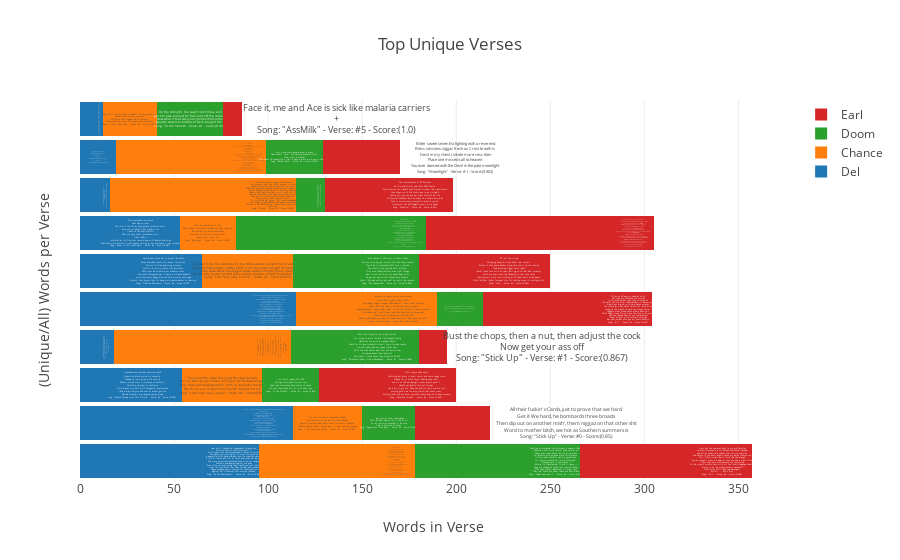

Notebook code cell kept with this figure:
### Code cell
vs = unique_verses_bar(sub_works.values())

### Figure 1 — Plotly figure (JSON) as saved in the notebook; plotly's stock layout.template omitted (floating-point values rounded to 4 significant figures)
{"data": [{"hoverinfo": "text", "name": "Del", "orientation": "h", "text": ["How did it happen An independent corporation<br>With no control could maintain it<br>With rebellious force, developed a course of action<br>We advertise, inviting all to court, the massive<br>A queen's faithful hand, maidens born to wealthy parents<br>A life of luxury, but full of scorn, yeah, they be jealous<br>We were omnivores, gathered food with our tongues<br>Peaceful, unprepared against the guns<br>Ever since we was young they slayed our real master<br>Now I'm told, blast the rifles to peel back domes<br>Heavy weapon power sources for confrontation<br>Against hot situations, safe world's invaded<br>Song: \"Do You Remember?\" - Verse: #1 - Score:(0.832)", "The humanoid race feels that they should rule the whole space-time continuum<br>Decimating villages<br>Deltron, the hero of alliance is sent forth<br>To insure chief aids don't catch a heat ray<br>I just scoped this fiber rope<br>It looks like a good conductor of electricity<br>Use it for a stun net for anyone stepping in the vicinity<br>Living within the walls of our buildings<br>Impervious surface, industrial strength<br>Heavy-duty shield generators for hater attempts<br>Metallic content within the star ship<br>Computer system shoots us through parsecs<br>Light years, astronomical units<br>NASA couldn't fathom the havoc they producing<br>Measured in fractions involving objects from a single star system but yet so complex<br>Song: \"Talent Supercedes\" - Verse: #1 - Score:(0.832)", "A hundred and fourteen and more fiend<br>Proportion, black mortality casualty<br>Gradually losin grips with reality<br>When a child's view in violence so casually<br>Callously, carousel of confusion<br>Only comes to a halt with thoughtful conclusions<br>I'ma weigh the pros and cons of what's goin on<br>Decide whether to go beyond and go along<br>Song: \"What's Wrong with This Picture\" - Verse: #2 - Score:(0.833)", " <br>\"You trippin' man.\"<br>\"Man I be grindin' and chillin'<br> Nigga, I was rolling dice the other day nigga.\" <br>Song: \"Followers *\" - Verse: #0 - Score:(0.833)", "Yo, avoiding the corporate sector running with the rebel operatives<br>Pulling a dark saber out on hostages<br>Deltron O from the under city wonders will they never cease<br>Fear of black planet, serious heat<br>Here in the street high doubts and strongholds<br>Action adventures go beyond the globe<br>The lost ones mobbing in repulsive trucks<br>Transporting troops and not for sport<br>My measurement systems are pleasant for listening<br>Imperial decree that legalizes conditions in certain instances<br>Battle techniques require split second timing<br>The usage designed with large spacecrafts in mind highly maneuverable<br>Turbo lasers will do more than subdue them fools<br>Provincial governor peripheral cameras cover<br>Every corner and crevice I catch a glimpse at<br>Song: \"Nobody Can\" - Verse: #0 - Score:(0.87)", "Hurrah, here come Del to dispel the blahs<br>Cause and effect, pause for respect collection<br>Diction friction, depicting violence<br>Volatile with my profile, like Molotov's<br>MC's must be on auto-pilot, waddle silent<br>like some platypuses, Del is down with data pushers<br>with top secret floppy disk and battle armor and mega<br>Plus all the rhymes that I'm bangin are double-decker, to check ya<br>Song: \"Oakland Blackouts\" - Verse: #0 - Score:(0.877)", "The forerunners' structure<br>Was dug up from<br>The rim of the Milky Way galaxy systematically<br>Empires collapsed from higher a tax<br>I admire the aspiring acts<br>That my eyes were infatuated with<br>Final conflict<br>Interstellar civilizations came along with bombs and ships<br>Machines with artificial intelligence telling us our existence is not relevant<br>Song: \"What Is This Loneliness\" - Verse: #2 - Score:(0.887)", "\"All in my ear with that yappin, man. You trippin.\" <br>\"I'll keep at it to! Wassup\" <br>Song: \"Followers *\" - Verse: #6 - Score:(1.0)", "And the survey says<br>Go pratice or something man<br>You know<br>Peace<br>\"Press Rewind\" (Sadat X Sample)<br>Ah-hah<br>Song: \"Press Rewind\" - Verse: #0 - Score:(1.0)", " Yeah man next they gonna have you up in the spellbound lost'n'found<br>Song: \"What's Wrong with This Picture\" - Verse: #0 - Score:(1.0)"], "textposition": "bottom", "type": "bar", "width": 0.9, "x": [95, 113, 54, 18, 115, 65, 53, 16, 19, 12]}, {"hoverinfo": "text", "name": "Chance", "orientation": "h", "text": ["Stupid ass student<br>True I got truants in Spanish<br>Beats by Inglish rap chanish<br>Fluent, can't fly got flew in I'm foolin'<br>Adidas influence Nike I do's it<br>Coolin' with Mikey, lowkey I rock<br>Mags on my bike, Tay like he chuck<br>Hockey I puck<br>Rockie I fresh<br>Saki, my cup like Rocky \"Wassup\"<br>Ohh he got two weeks ten with the foolie<br>Doobie sawbuck<br>School be too huff<br>Caleb my nigga, Fresco my nigga<br>Gon head send it up<br>SaveMula too tough<br>Song: \"U Got Me Fucked Up\" - Verse: #0 - Score:(0.807)", "It's just me and la cucaracha tonight<br>Cold pizza with the hot Sriracha tonight<br>Apple TV, Comcast, don't know what to watch-a tonight<br>Shoulda had ya when I had ya, now I wish I gotcha tonight<br>Song: \"I Am Very Very Lonely\" - Verse: #1 - Score:(0.811)", "This is not the castle this is just the casa tonight<br>Ain't no Nala so my Simba ain't gon' be Mufasa tonight<br>Only dust and shadows comin' from la cucaracha tonight<br>But if you eva in the hood like Mr. Rogers, hit my<br>Song: \"I Am Very Very Lonely\" - Verse: #0 - Score:(0.814)", "Light a joint<br>Or spliff it if you classy<br>Split a swisha witcha nigga<br>If you ask me<br>Ain't no questions hit it vividly and pass me<br>Don't answer about your problems<br>Or your issues or your Ashleys<br>It's a quarter to imminent, ten minutes to infinite<br>Rims, Henny, and reminisce<br>Nostalgia and MandM;'s<br>Cinnamon tone women and<br>Feminine's getting intimate<br>All broads is frivolous<br>Homies could get they dividends<br>Damn, is he illiterate, literal syndicate<br>Illegitimate, idiot, gangbanger affiliate<br>Sick twisted prick, sick sadistic son of a biscuit<br>Man fuck this shit<br>Song: \"Brain Cells\" - Verse: #0 - Score:(0.819)", "Chance, acid rapper, soccer, hacky sacker<br>Cocky khaki jacket jacker (IGH!)<br>Slap-happy faggot slapper (BRUH BRUH~!) Iraqi rocket launcher<br>Shake that Laffy Taffy, Jolly Rancher/raunchy rapper<br>Bang, bang, bang - skeet, skeet, skeet; she do that thing for three retweets<br>The album feel like '92, now take that bong 'fore he three-peat<br>Chance, ho, acid head, cruisin' on that LSD<br>Asked Joseph about my deal, he looked back said \"hell yeah, let's eat!\"<br>Song: \"Favorite Song\" - Verse: #0 - Score:(0.827)", "I guess I'll file the cabinets, fix the disha washa, tonight (lot of activities)<br>Feed the fishes twist a swisha while I mix the pasta tonight (multitasking)<br>Tube socks white briefs gold wrista watcha tonight (fancy attire)<br>On the sofa posted perfect selfie picture posture tonight (Snapchat bitch)<br>Song: \"I Am Very Very Lonely\" - Verse: #2 - Score:(0.833)", "There are obstacles in life<br>Many many trials and tribulations that come up<br>But you got to realize and know<br>That even Jericho walls must fall<br>Every wall must fall<br>Song: \"Blessings\" - Verse: #0 - Score:(0.833)", "Introducin' (IGH!) Chance the Ruthless<br>Trip 'shrooms and lucy (hah!) dreams is lucid<br>Loosely based on music, swallow my mucus<br>Hope your pussy get herpes and yo' ass get lupus (IGH!)<br>Deuces douches, deuce deuce I'll shoot ya (BLAOW)<br>Shoes might boot 'cha and a suit might suit 'cha<br>They be on bullshit but they really don't do shit<br>They use of illusion could confuse Confucius<br>Nasty, ashy (IGH!) cigarette ashin'<br>'til my voice get raspy; last week suspended<br>Last night kissed Va$htie, parleyed with Ashley<br>Always in the hallway, so I never been classy (hahaha)<br>Shut up!<br>Song: \"NaNa\" - Verse: #1 - Score:(0.838)", "Wavy so wavy<br>Trendin' I'm trendy<br>Bending these pennies mommy done gave me<br>Business so savvy<br>Savey no spendy<br>Drifty so empty<br>City so windy<br>Master champ Chancelor, TrapMan the Chance or<br>Vance the bag handler, Bagger Vance<br>Pants is baggy, Vans rancid<br>Band of bad bandits<br>Abandoned bandanas banned from band practice<br>Sentence so gavel<br>Wordplay so scrabble<br>Chance to split atoms slit Adams apples<br>Adamant chano rat a tat vandals<br>Had to have at em' as an example<br>Song: \"U Got Me Fucked Up\" - Verse: #1 - Score:(0.863)", "Sparrin' is trainin', don't let Denzel +Training Day+ you<br>Sensei could catch a fade too<br>We be on that elegant, hella melanin<br>Barely, barely since the crayons and jellybeans<br>Song: \"Israel (Sparring)\" - Verse: #2 - Score:(0.966)"], "textposition": "bottom", "type": "bar", "width": 0.9, "x": [83, 37, 43, 94, 75, 48, 30, 99, 80, 29]}, {"hoverinfo": "text", "name": "Doom", "orientation": "h", "text": ["Grab the microphone like he smack a rapper iPhone<br>PRhyme time, time's up, dial tone, smile's on<br>Show your teeth, known by the wild prone<br>All getters, pile on, gone since child grown<br>On the count, check, or catch a pound neck<br>for clownin around for rec', no disrespect<br>intended, said it, and meant it<br>Before it's invented, get it, did it, spent it<br>Keep the change, he needs that receipt, thanks<br>MC's need franks regardless of street rank<br>They feet stank, we never leave the beat blank<br>Song: \"Highs and Lows *\" - Verse: #0 - Score:(0.852)", "I get no kick from champagne<br>Their alcohol doesn't thrill me at all<br>So tell me why shouldn't it be true<br>I get a kick out of brew<br>Song: \"Appetizers: One Beer\" - Verse: #0 - Score:(0.857)", "It's like a jungle, 24/7, 365<br>.44, high score, guerilla war tour<br>Yeah sure sure, when push comes to shove<br>It's well-done beef but it's still done love<br>Song: \"In the Streets\" - Verse: #2 - Score:(0.867)", "War nine, frying swine to pork grinds<br>For trying to walk the fine line, thoughts flying<br>Had more fun with a crooked rookie<br>Went for his gun, cracked his skull like a fortune cookie<br>A mind reader, find out, speak, freaks bow<br>With the nine heater, beat feet and smile now<br>Ten paces, about face, chase me<br>We make it sound crazy than a case of M-80's<br>Song: \"Chinatown Wars (Like a Renegade)\" - Verse: #1 - Score:(0.868)", "If the new shoes fit better than the old ones, rock 'em black<br>I'm gonna pick up some cold ones and knock 'em back<br> <br>Song: \"Perfect Hair II\" - Verse: #1 - Score:(0.875)", "\"Duck Season 3\" officially in Haters Town<br>Be sure to bring your maters call, and lazer sounds<br>They flied in, migrated, that's why I waited<br>The whole time eye and balls dilated<br>Flier was faded, the date was right though<br>Hoe it ain't nuttin but my hound dog Nitro<br>Go get 'em boy, Villain found some dinners<br>After I finished skinnin 'em y'all can split the innards<br>Song: \"The Unexpected\" - Verse: #1 - Score:(0.896)", "As if, stance mad stiff<br>Metal Face DOOM, beware, he bear gifts<br>Gab for the shift, overwork, overtime<br>Jerk you been warned, go for mine<br>In the dance hall play the wall like handball<br>Till his pants fall, brawl till last call<br>Loose cannon, squeeze a drip<br>Off to rip this one for the Gipper, get gypped<br>That nig' ya dig don't tip the strippers<br>Foamposite mask, matching slippers<br>Yo where's Starks Backpack of ammo<br>Warriors said let your flags blow, camo<br>These dudes is toys like Wham-O<br>Damn though, chip paint driving on the gravel with the Lambo<br>Blamo<br>Song: \"Ray Gun\" - Verse: #1 - Score:(0.901)", "Just as the mask, some people wear a mask<br>Don't mean that they did something <br>Song: \"Basket Case\" - Verse: #1 - Score:(0.933)", "Just since some people, wear a mask<br>Don't mean.. they.. did nothing automatically<br>Now wait a second!<br>Your Honor I'd respectfully like to have a word with you in chambers<br>Song: \"Basket Case\" - Verse: #2 - Score:(0.933)", "On the strength, she wasn't lent three cent<br>Got her own connect for free rent off the cement<br>Now what if that was your moms Short arms <br>Quarter waters to bottles of Dom bought the {}<br>Song: \"In the Streets\" - Verse: #1 - Score:(0.943)"], "textposition": "bottom", "type": "bar", "width": 0.9, "x": [88, 28, 30, 68, 24, 67, 101, 15, 30, 35]}, {"hoverinfo": "text", "name": "Earl", "orientation": "h", "text": ["Now pan the cameras back to me and Pamela's<br>amateur threesome with Hannah Montana's manager<br>And Miley feedin me sandwiches for my stamina<br>And Santa's in the back laughin cause my back's crampin up<br>Mrs. Claus trippin balls, think she had enough<br>and by enough I mean we dope as fuck, she had a gram of us<br>Flyer than your man because I'm lampin up<br>At the airport smokin hash with all the fuckin baggage handlers<br>Flowin like the motherfuckers aqueducts<br>Odd Future Wolf Gang, fag damagers<br>Bitch~! ... Eat a dick<br>Song: \"Kill\" - Verse: #2 - Score:(0.824)", "All their fuckin' vCards, just to prove that we hard<br>Get it We hard, he bombards three broads<br>Then dip out on another mish', them niggaz on that other shit<br>Word to mother bitch, we hot as Southern summers is<br>Song: \"Stick Up\" - Verse: #0 - Score:(0.85)", "Off a couple Sake shots<br>Watching pot grow in short shorts and some soggy crocs<br>Shoddy lot of black faces trading body shots<br>For all of the belongings in your pocket, park it<br>Hardly not, gnarly tots, nollie pops<br>Use a bit, it got me; then she buzzin' like a walkie talk<br>Staying gold like the only watch that Lonny rocks<br>Grimey socks and you know you don't wanna play with papa swamp<br>Song: \"Between Friends\" - Verse: #0 - Score:(0.863)", "Bust the chops, then a nut, then adjust the cock<br>Now get your ass off<br>Song: \"Stick Up\" - Verse: #1 - Score:(0.867)", "Often, no off days, no debates bitch<br>Box logo, switchblade and cocaine<br>in my back pocket, take Jade on vacation<br>The hotel switch from +Heartbreak+ to +Bates+ quick<br>Rippin out braids with bare hands amazes<br>The crowd go crazy, hands raised I'm laced with<br>swag by the eighth in case you wanna taste it<br>Faggots wear Prada, Satan wears RMK shit<br>Hell's Angel, crack Christ cross the face with erasers<br>and use +Based God+ as his replacement<br>+Super Saiyan+ with ruthless slayings<br>Eat puss, sweet puss got my tooth decayin<br>Song: \"Kill\" - Verse: #1 - Score:(0.867)", "'87 roof top rising<br>Whipping hoopties, tryna boost raw chronic<br>Brutus in that booth, double scoop, hock vomit up, sub rocking<br>Thud knocking niggas teeth loose<br>Bruh, I don't fuck with no cops (Rolling with that flow swamp)<br>Catch me over stove top (Rapping to that coke rock)<br>(Passionless in old Jive clothing with them doors wide open)<br>(Dim the floor lights focused) Like it's nothing, cause it's nothing, bitch<br>Song: \"Hive\" - Verse: #0 - Score:(0.886)", "Gorgeous chrome-plated horse whip<br>Home-making paintings for poor quality porn flicks<br>Court adjourned and the verdict's still saucy<br>Sack swinging like Dub-D40 on a door hinge<br>Good lord, walk light like the floor slick<br>Look bored, hoard all mics in a force grip<br>Pro-abortion endorsing his own importance<br>Or leaving opponents floating with paper and dirty porcelain<br>Pinnacle of titillating crisp spit<br>Fist clinched emulating '68 Olympics<br>Rock it from the cradle 'til he middle aged and limp-sticked<br>Coughing from the stable probably indicating spliff's lit<br>Dismissed, feel it in that saturated cranium<br>Heavy as insurance off a spanking new laser gun<br>Crazy heart, hazy lung, making art, raking funds<br>Crowd going dumb like Palin's son<br>Song: \"Hoarse\" - Verse: #0 - Score:(0.893)", "The reincarnation of '98 Eminem<br>60 Crip and Grizzly and some RMK Denim<br>Pay attention I'm stabbin your women friends, like a gentlemen<br>then dippin with the fuckin pen to go sin again<br>White girl, you can ask her what the dick be like<br>At Monster Madness doin driveby's on a fuckin fixie bike<br>Fuck it moron, snortin oxycontin, wearin cotton<br>Oxymoron like buff faggots playin sissy dykes<br>Song: \"AssMilk\" - Verse: #3 - Score:(0.897)", "Bitter sweet seven fist fighting with a reverend<br>Bless sessions niggaz fresh as Crest breath is<br>Devil in my chest I inhale more cess then<br>Place one missed call to heaven<br>You ever danced with the Devil in the pale moonlight<br>Song: \"Moonlight\" - Verse: #1 - Score:(0.902)", "Face it, me and Ace is sick like malaria carriers<br> + <br>Song: \"AssMilk\" - Verse: #5 - Score:(1.0)"], "textposition": "bottom", "type": "bar", "width": 0.9, "x": [91, 40, 73, 15, 90, 70, 121, 68, 41, 10]}], "layout": {"barmode": "stack", "hovermode": "closest", "title": "Top Unique Verses", "xaxis": {"autorange": true, "showline": false, "title": "Words in Verse", "zeroline": false}, "yaxis": {"autorange": true, "showline": false, "showticklabels": false, "title": "(Unique/All) Words per Verse", "zeroline": false}}}
